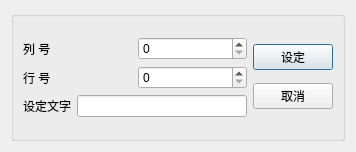
<?xml version="1.0" encoding="UTF-8"?>
<ui version="4.0">
 <class>QWDialogLocate</class>
 <widget class="QDialog" name="QWDialogLocate">
  <property name="geometry">
   <rect>
    <x>0</x>
    <y>0</y>
    <width>356</width>
    <height>152</height>
   </rect>
  </property>
  <property name="windowTitle">
   <string>Dialog</string>
  </property>
  <layout class="QHBoxLayout" name="horizontalLayout_3">
   <item>
    <widget class="QGroupBox" name="groupBox">
     <property name="title">
      <string/>
     </property>
     <layout class="QVBoxLayout" name="verticalLayout_3">
      <item>
       <layout class="QHBoxLayout" name="horizontalLayout_2">
        <item>
         <layout class="QVBoxLayout" name="verticalLayout">
          <item>
           <layout class="QGridLayout" name="gridLayout">
            <item row="0" column="0">
             <widget class="QLabel" name="label">
              <property name="text">
               <string>列 号</string>
              </property>
             </widget>
            </item>
            <item row="0" column="1">
             <widget class="QSpinBox" name="spinBoxCol"/>
            </item>
            <item row="1" column="0">
             <widget class="QLabel" name="label_2">
              <property name="text">
               <string>行 号</string>
              </property>
             </widget>
            </item>
            <item row="1" column="1">
             <widget class="QSpinBox" name="spinBoxRow"/>
            </item>
           </layout>
          </item>
          <item>
           <layout class="QHBoxLayout" name="horizontalLayout">
            <item>
             <widget class="QLabel" name="label_3">
              <property name="text">
               <string>设定文字</string>
              </property>
             </widget>
            </item>
            <item>
             <widget class="QLineEdit" name="lineEdit"/>
            </item>
           </layout>
          </item>
         </layout>
        </item>
        <item>
         <layout class="QVBoxLayout" name="verticalLayout_2">
          <item>
           <widget class="QPushButton" name="btnSetText">
            <property name="text">
             <string>设定</string>
            </property>
           </widget>
          </item>
          <item>
           <widget class="QPushButton" name="pushButton_2">
            <property name="text">
             <string>取消</string>
            </property>
           </widget>
          </item>
         </layout>
        </item>
       </layout>
      </item>
     </layout>
    </widget>
   </item>
  </layout>
 </widget>
 <resources/>
 <connections/>
</ui>
